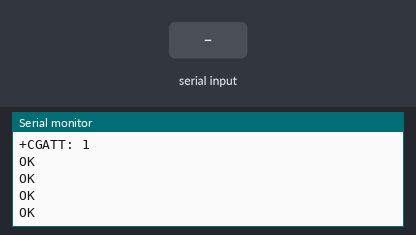
Recording of a sketch running on a simulated Arduino Mega 2560, built with avr-gcc and run on an emulated ATmega2560. On the bench: the last lines printed to the serial monitor. The inputs (shaded band) are chosen by the test bench. The modem accepts every AT command (registered, SIM ready, sends succeed) and sends nothing else.

Above: at 9.3 s.
9.4 s: "1" received over the second serial link
At 11.2 s:
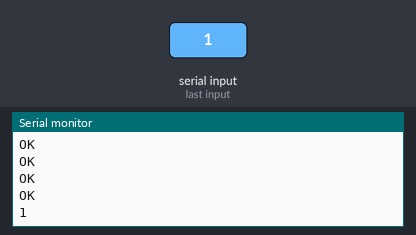
11.6 s: "0" received over the second serial link
At 13.4 s:
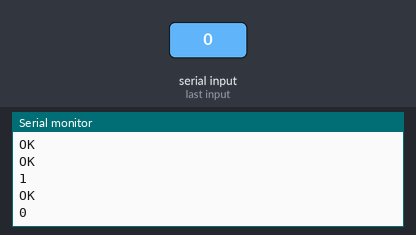

Measured:
- after the input at 9.4 s, the serial monitor: prints a new line after 0.71 s (image 1)
- after the input at 11.6 s, the serial monitor: prints a new line after 0.53 s (image 2)

The sketch:

Test_4.ino
```cpp
#define  rxPin  19
#define  txPin  18

//#include <SoftwareSerial.h>
//SoftwareSerial Serial1(2, 3);

void setup()
{
  Serial1.begin(19200);
  Serial.begin(19200);

  Serial.println("Config SIM900...");
  delay(2000);
  Serial.println("Done!...");
  Serial1.flush();
  Serial.flush();

  // attach or detach from GPRS service
  Serial1.println("AT+CGATT?");
  delay(100);
  toSerial();


  // bearer settings
  Serial1.println("AT+SAPBR=3,1,\"CONTYPE\",\"GPRS\"");
  delay(2000);
  toSerial();

  // bearer settings
  Serial1.println("AT+SAPBR=3,1,\"APN\",\"epc.tmobile.com\"");
  delay(2000);
  toSerial();

  // bearer settings
  Serial1.println("AT+SAPBR=1,1");
  delay(2000);
  toSerial();
}


void loop()
{
   // initialize http service
   Serial1.println("AT+HTTPINIT");
   delay(2000);
   toSerial();

   // set http param value
   Serial1.println("AT+HTTPPARA=\"URL\",\"http://YOUR.DOMAIN.COM/rest/receiveSensorData?sensorval1=blah&sensorval2=blah\"");
   delay(2000);
   toSerial();

   // set http action type 0 = GET, 1 = POST, 2 = HEAD
   Serial1.println("AT+HTTPACTION=0");
   delay(6000);
   toSerial();

   // read server response
   Serial1.println("AT+HTTPREAD");
   delay(1000);
   toSerial();

   Serial1.println("");
   Serial1.println("AT+HTTPTERM");
   toSerial();
   delay(300);

   Serial1.println("");
   delay(10000);
}

void toSerial()
{
  while(Serial1.available()!=0)
  {
    Serial.write(Serial1.read());
  }
}
```
